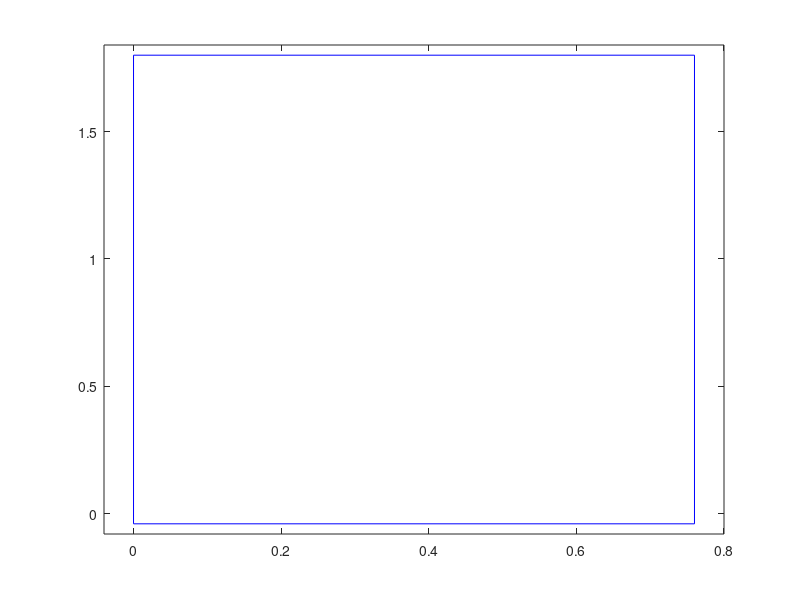

The MATLAB source for this figure: (Note: this script raises an error after producing the figure.)
%  cmd: rosinit('127.0.0.1')
%  cmd: rosshutdown 
x_base = [0 0.76 0.76 0 0]; y_base = [-0.04 -0.04 1.80 1.80 -0.04];
plot(x_base, y_base, 'b')
axis([-0.04 0.80, -0.08 1.84]);
x_robot_before = 0; 
sist_plot = 0;
have_plotted = false;
X_before = 0;
Y_before = 0;
X = 33.5; Y = 0;
WIDTH = 0.76; RADII = 0.04;
hold on

pub1 = rospublisher('/slider_controller_pos/command','std_msgs/Float64MultiArray')
pause(1)
msg = rosmessage(pub1)
msg.Data = [0.0,0.0]
send(pub1,msg)

%Subscriber 
sub = rossubscriber("/gazebo/link_states","gazebo_msgs/LinkStates");
pause(1)
subPos = sub.LatestMessage 
subPos_name = subPos.Name

% Find the position of where puck is in the subscriber messages
index = find(strcmp(subPos_name, 'gazebo2::dummy'))

% Get puck X and Y position
X_now = subPos.Pose(index).Position.X + 0.335; % Puck_x + offset
Y_now = subPos.Pose(index).Position.Y + 0.9; % Puck_y + offset

for i = 1:1500
        
    subPos = sub.LatestMessage;
    X_before = X_now;
    Y_before = Y_now;
    
    
    % Get puck X and Y position
    X_now = subPos.Pose(index).Position.X + 0.335; % Puck + offset
    Y_now = subPos.Pose(index).Position.Y + 0.9; % Puck  
    
    %Calculate the position of where the puck will land
    [X, Y] = PuckFinal(X_now, Y_now, X_before, Y_before, WIDTH, RADII);
    
    % Check if the output display should be cleared.
    if (Y_now > Y_before && Y_now > 0.3 )
        cla reset;
        have_plotted = false;
        plot(x_base, y_base, 'b')
        axis([-0.04 0.80, -0.08 1.84]);
        hold on
    end
    
    %Check if the output display should draw the estimated puck landing
    %position
    if ( (abs(x_robot_before - X) > 0.12 && i > sist_plot + 20) || ~have_plotted)
        x_robot_before = X;
        have_plotted = PuckFinalDrawing(X_now, Y_now, X_before, Y_before, WIDTH, RADII, 'b',have_plotted);
    end
    
    
    %Send the position where the racket should go to gazebo
    msg.Data = [Y, X];
    send(pub1,msg);
    
    %Update delay
    pause(0.03);
end